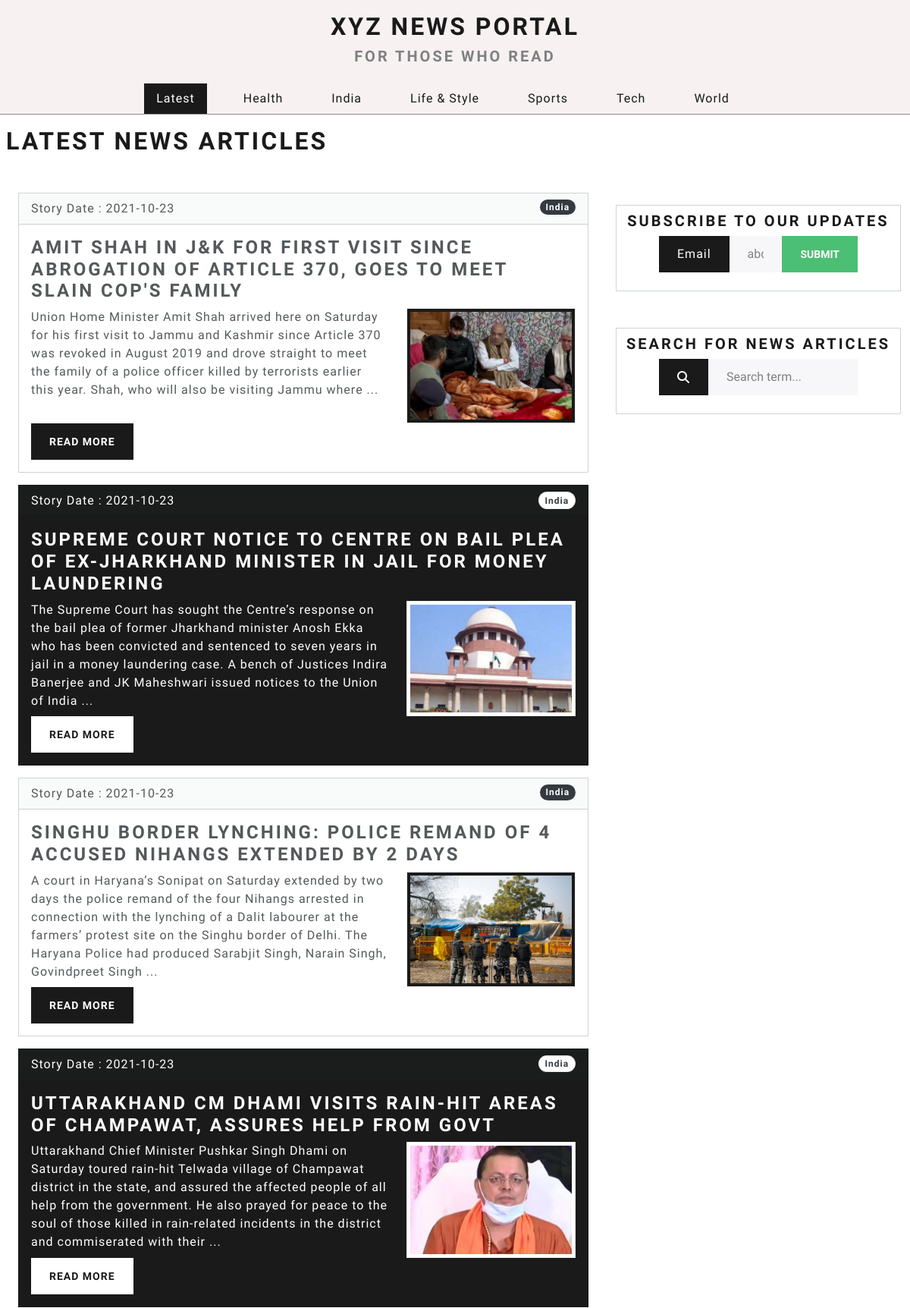
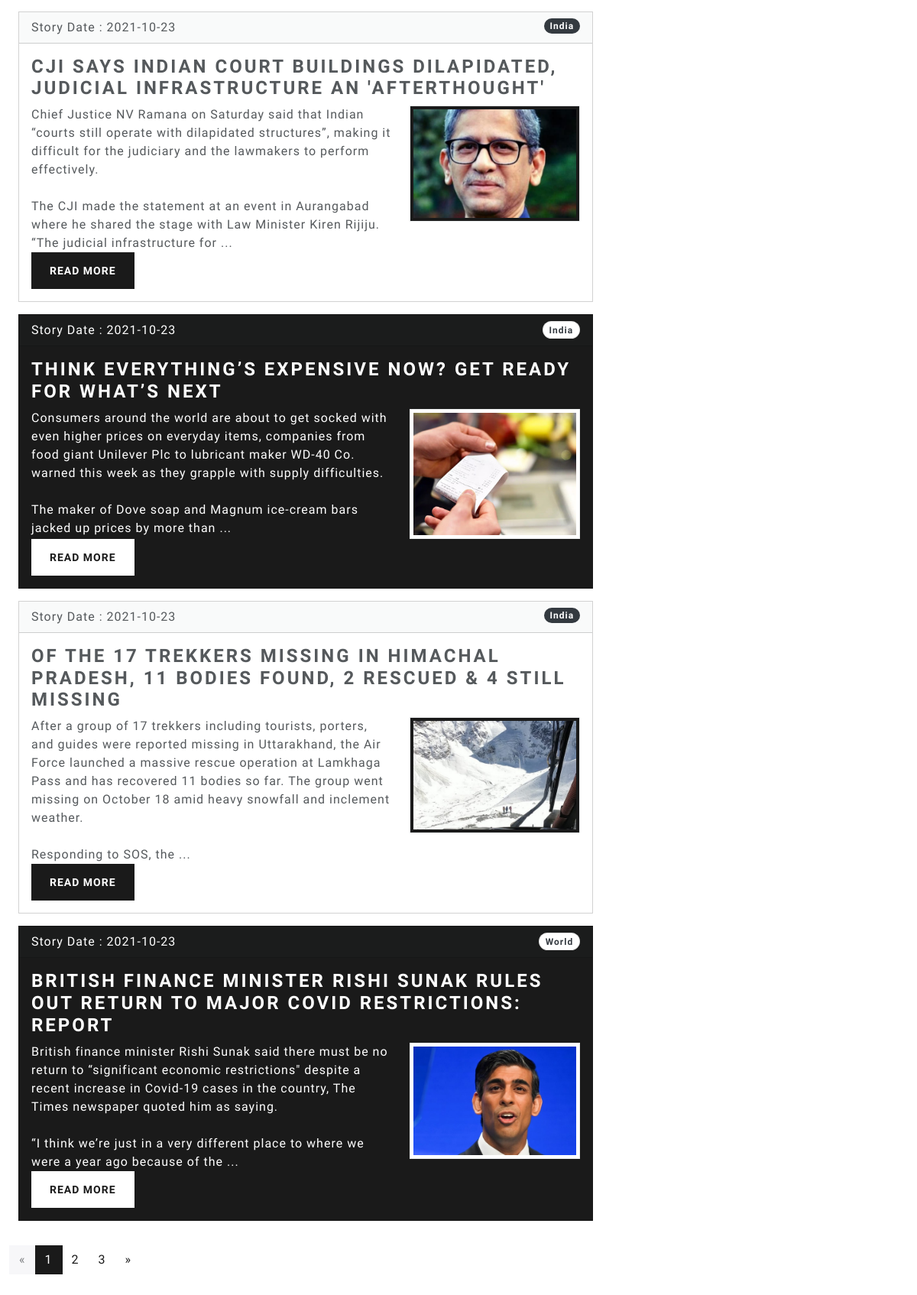
Before: / with the older database file (2 pictures, top to bottom).
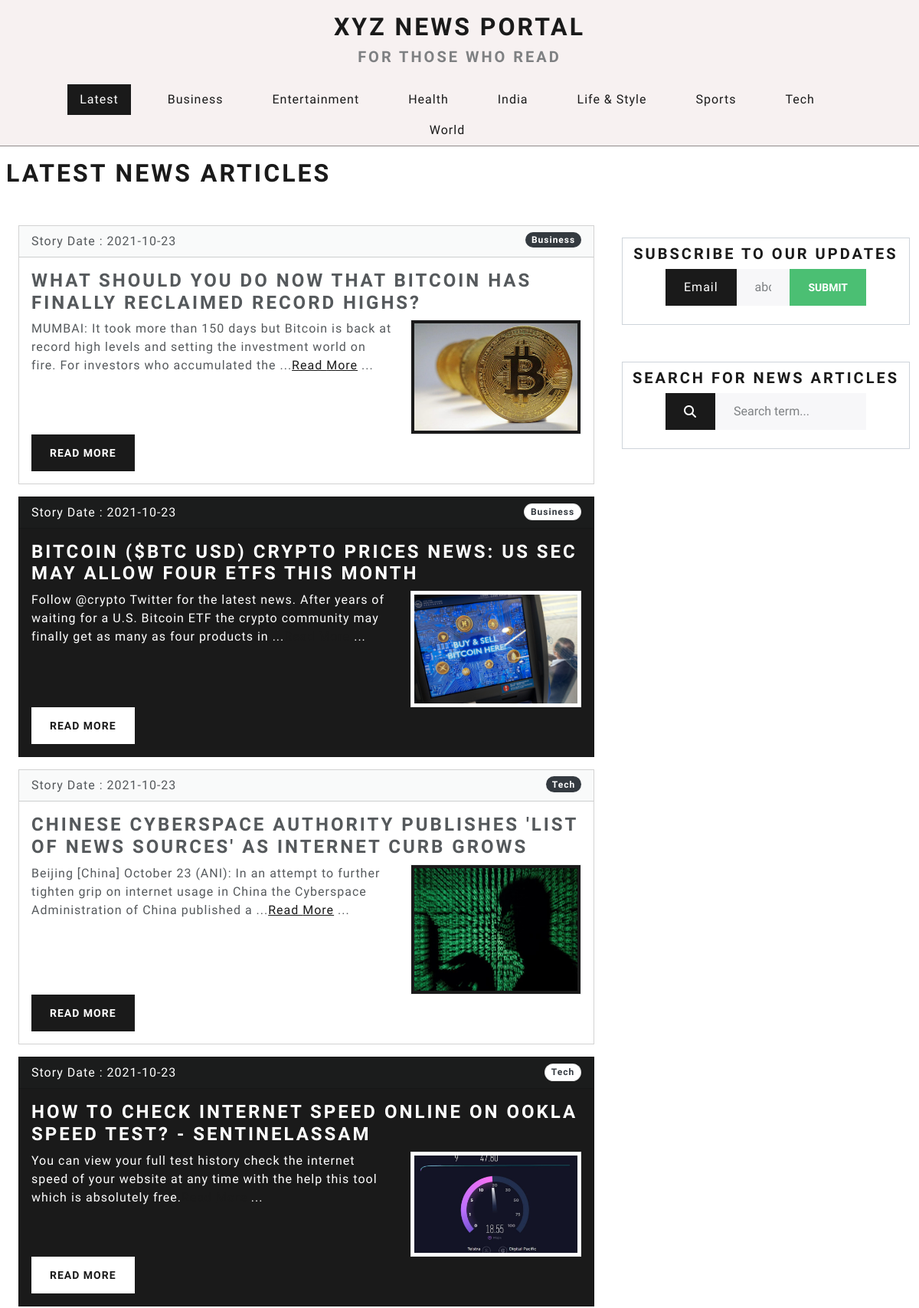
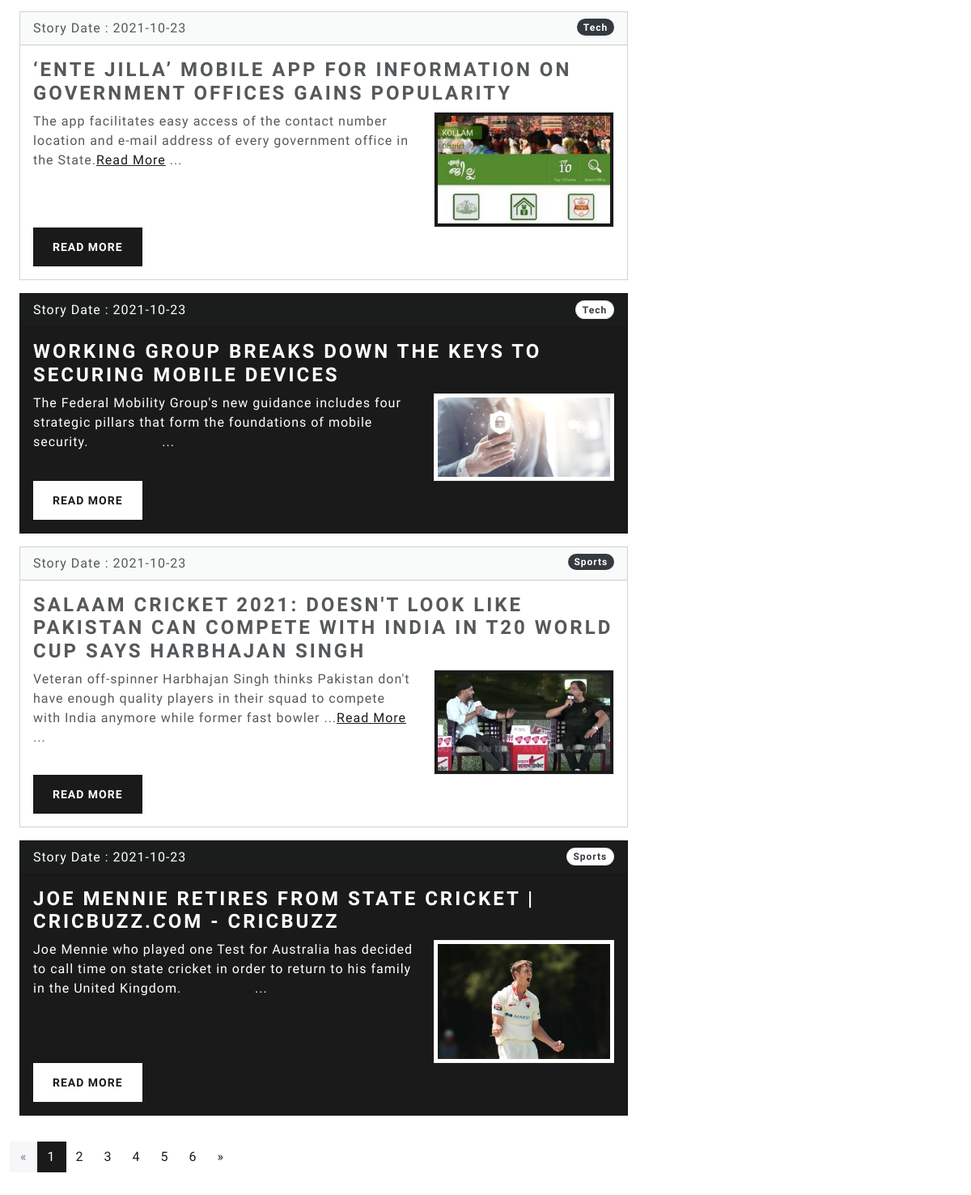
After: the same page with the newer database file (2 pictures, top to bottom).
### tables this page shows
CREATE TABLE `article` (
  `article_id` int(11) NOT NULL,
  `article_title_img` text NOT NULL,
  `article_title` text NOT NULL,
  `article_category` text NOT NULL,
  `article_desc` text NOT NULL,
  `article_visit` int(11) NOT NULL DEFAULT 0,
  `admin_id` int(11) NOT NULL,
  `article_img1` text DEFAULT '',
  `article_img2` text DEFAULT '',
  `article_img3` text DEFAULT '',
  `article_status` int(11) NOT NULL DEFAULT 1,
  `article_date` date NOT NULL DEFAULT current_timestamp()
);

### index.php (the view, shortened to what the changed rows need)
<?php
    require('./config/db.php');
    if (!isset ($_GET['page']) ) {
        $page = 1;
    } else {
        $page = $_GET['page'];
    }
    $posts_per_page = 8;
    $page_first_result = ($page-1) * $posts_per_page;
    $query_allPosts = 'select count(*) from article where article_status = 1';
    $query_paginatedPosts = 'select * from article where article_status = 1 order by article_id desc limit '.$page_first_result.','.$posts_per_page;
    $query_allCategories = "select distinct article_category from article order by article_category";
    $results_all = mysqli_query($conn,$query_allPosts);
    $results_paginated = mysqli_query($conn,$query_paginatedPosts);
    $results_allCategories = mysqli_query($conn,$query_allCategories);
    $num_posts = mysqli_fetch_assoc($results_all);
    $num_pages = ceil($num_posts["count(*)"] / $posts_per_page);
    $posts = mysqli_fetch_all($results_paginated,MYSQLI_ASSOC);
    $allCategories = mysqli_fetch_all($results_allCategories,MYSQLI_ASSOC);
?>
<!DOCTYPE html>
<html lang="en">
<head>
    <link rel="stylesheet" href="css/main.css">
    <link rel="stylesheet" href="https://bootswatch.com/5/lux/bootstrap.css">
</head>
<body>
    <div class="header">
        <div class="container-fluid">
            <a href="index.php" id="banner">
                <div class="text-center py-3">
                    <h1>XYZ News Portal</h1>
                </div>
            </a>
            <div class="container-md">
                <ul class="nav nav-pills justify-content-center">
                    <?php foreach($allCategories as $cat): ?>
                        <li class="nav-item">
                        <a class="nav-link" href="categorizedPosts.php?category=<?php echo str_replace(" & ","_",$cat['article_category']); ?>"><?php echo $cat['article_category']; ?></a>
                        </li>
                    <?php endforeach; ?>
                </ul>
            </div>
        </div>
    </div>
    <div class="main-content container-lg-12 mx-0">
        <h1 class="mx-2 pt-3">Latest News articles</h1>
        <div class="container-lg-12 main-container mx-0">
            <div class="row mx-0 my-3">
                <div class="col-lg-8 my-2">
                    <div class="row my-3 mx-auto">
                        <?php $N = 0;?>
                        <?php foreach($posts as $post) : ?>
                        <?php $N++; ?>
                        <?php if($N % 2 == 0) : ?>
                        <div class="col-lg-12 my-2">
                            <div class="card text-white bg-primary">
                                    <div class="card-header">
                                        Story Date : <?php echo $post['article_date'];?>
                                        <span class="badge rounded-pill bg-light" style="float:right;"><?php echo $post['article_category'];?></span>
                                    </div>
                                    <div class="card-body">
                                        <h3 class="card-title"><?php echo $post['article_title']; ?></h3>
                                        <div class="row">
                                            <?php
                                                $words = explode(" ",$post['article_desc']);
                                            ?>
                                            <div class="col-lg-8 mr-1"><p class="card-text"><?php
                                            for($i=0;$i<50;$i++){
                                                echo $words[$i].' ';
                                            }
                                            echo '...';
                                            ?>
                                            </p></div>
                                            <div class="col-lg-4 ml-1"><div id="card-thumb"><img class="img-thumbnail" src="admin/assets/upload/article/<?php echo $post['article_title_img']?>" alt=""></div></div>
                                        </div>
                                        <div class="btn btn-secondary"><a style="text-decoration:none;" href="post.php?id=<?php echo $post['article_id']; ?>">Read More</a></div>
                                    </div>
                            </div>
                        </div>
                        <?php endif; ?>
                        <?php if($N % 2) : ?>
                        <div class="col-lg-12 my-2">
                            <div class="card bg-secondary">
                                    <div class="card-header">
                                    Story Date : <?php echo $post['article_date'];?>
                                        <span class="badge rounded-pill bg-dark" style="float:right;"><?php echo $post['article_category'];?></span>
                                    </div>
                                    <div class="card-body">
                                        <h3 class="card-title"><?php echo $post['article_title']; ?></h3>
                                        <div class="row">
                                            <?php
                                                $words = explode(" ",$post['article_desc']);
                                            ?>
                                            <div class="col-lg-8 mr-1"><p class="card-text"><?php
                                            for($i=0;$i<50;$i++){
                                                echo $words[$i].' ';
                                            }
                                            echo '...';
                                            ?></p></div>
                                            <div class="col-lg-4 ml-1"><div id="card-thumb"><img class="img-thumbnail bg-primary" src="admin/assets/upload/article/<?php echo $post['article_title_img']?>" alt=""></div></div>
                                        </div>
                                        <div class="btn btn-primary"><a style="text-decoration:none; color:white;" href="post.php?id=<?php echo $post['article_id']; ?>">Read More</a></div>
                                    </div>
                            </div>
                        </div>
                        <?php endif; ?>
                        <?php endforeach; ?>
                    </div>
                </div>
                <div>
                    <ul class="pagination">
                        <?php
                            for($i=1;$i<=$num_pages;$i++){
                                if($i == $page){
                                    echo '<li class="page-item active"><a class="page-link" href="?page='.$i.'">'.$i.'</a></li>';
                                }
                                else{
                                    echo '<li class="page-item"><a class="page-link" href="?page='.$i.'">'.$i.'</a></li>';
                                }
                            }
                        ?>
                    </ul>
                </div>
            </div>
        </div>
    </div>
</body>
</html>

Changed rows visible on the page:
no longer on this page (row edited): article: article_date "2021-10-23", article_category "India", article_title "AMIT SHAH IN J&K FOR FIRST VISIT SINCE ABROGATION OF ARTICLE 370, GOES TO MEET SLAIN COP'S FAMILY", i "Union", i "Home", i "Minister", i "Amit", i "Shah", i "arrived", i "here", i "on", i "Saturday", i "for", i "his", i "first", i "visit", i "to", i "Jammu", i "and", i "Kashmir", i "since", i "Article", i "370", i "was", i "revoked", i "in", i "August", i "2019", i "drove", i "straight", i "meet", i "the", i "family", i "of", i "a", i "police", i "officer", i "killed", i "by", i "terrorists", i "earlier", i "this", i "year.", i "Shah,", i "who", i "will", i "also", i "be", i "visiting", i "where", article_title_img (picture)
no longer on this page (row unchanged): article: article_date "2021-10-23", article_category "India", article_title "SUPREME COURT NOTICE TO CENTRE ON BAIL PLEA OF EX-JHARKHAND MINISTER IN JAIL FOR MONEY LAUNDERING", i "The", i "Supreme", i "Court", i "has", i "sought", i "the", i "Centre’s", i "response", i "on", i "bail", i "plea", i "of", i "former", i "Jharkhand", i "minister", i "Anosh", i "Ekka", i "who", i "been", i "convicted", i "and", i "sentenced", i "to", i "seven", i "years", i "in", i "jail", i "a", i "money", i "laundering", i "case.", i "A", i "bench", i "Justices", i "Indira", i "Banerjee", i "JK", i "Maheshwari", i "issued", i "notices", i "Union", i "India", article_title_img (picture)
no longer on this page (row edited): article: article_date "2021-10-23", article_category "India", article_title "SINGHU BORDER LYNCHING: POLICE REMAND OF 4 ACCUSED NIHANGS EXTENDED BY 2 DAYS", i "A", i "court", i "in", i "Haryana’s", i "Sonipat", i "on", i "Saturday", i "extended", i "by", i "two", i "days", i "the", i "police", i "remand", i "of", i "four", i "Nihangs", i "arrested", i "connection", i "with", i "lynching", i "a", i "Dalit", i "labourer", i "at", i "farmers’", i "protest", i "site", i "Singhu", i "border", i "Delhi.", i "The", i "Haryana", i "Police", i "had", i "produced", i "Sarabjit", i "Singh,", i "Narain", i "Govindpreet", i "Singh", article_title_img (picture)
no longer on this page (row unchanged): article: article_date "2021-10-23", article_category "India", article_title "UTTARAKHAND CM DHAMI VISITS RAIN-HIT AREAS OF CHAMPAWAT, ASSURES HELP FROM GOVT", i "Uttarakhand", i "Chief", i "Minister", i "Pushkar", i "Singh", i "Dhami", i "on", i "Saturday", i "toured", i "rain-hit", i "Telwada", i "village", i "of", i "Champawat", i "district", i "in", i "the", i "state,", i "and", i "assured", i "affected", i "people", i "all", i "help", i "from", i "government.", i "He", i "also", i "prayed", i "for", i "peace", i "to", i "soul", i "those", i "killed", i "rain-related", i "incidents", i "commiserated", i "with", i "their", article_title_img (picture)
no longer on this page (row unchanged): article: article_date "2021-10-23", article_category "India", article_title "CJI SAYS INDIAN COURT BUILDINGS DILAPIDATED, JUDICIAL INFRASTRUCTURE AN 'AFTERTHOUGHT'", i "Chief", i "Justice", i "NV", i "Ramana", i "on", i "Saturday", i "said", i "that", i "Indian", i "“courts", i "still", i "operate", i "with", i "dilapidated", i "structures”,", i "making", i "it", i "difficult", i "for", i "the", i "judiciary", i "and", i "lawmakers", i "to", i "perform", i "effectively. The", i "CJI", i "made", i "statement", i "at", i "an", i "event", i "in", i "Aurangabad", i "where", i "he", i "shared", i "stage", i "Law", i "Minister", i "Kiren", i "Rijiju.", i "“The", i "judicial", i "infrastructure", article_title_img (picture)
no longer on this page (row edited): article: article_date "2021-10-23", article_category "India", article_title "THINK EVERYTHING’S EXPENSIVE NOW? GET READY FOR WHAT’S NEXT", i "Consumers", i "around", i "the", i "world", i "are", i "about", i "to", i "get", i "socked", i "with", i "even", i "higher", i "prices", i "on", i "everyday", i "items,", i "companies", i "from", i "food", i "giant", i "Unilever", i "Plc", i "lubricant", i "maker", i "WD-40", i "Co.", i "warned", i "this", i "week", i "as", i "they", i "grapple", i "supply", i "difficulties. The", i "of", i "Dove", i "soap", i "and", i "Magnum", i "ice-cream", i "bars", i "jacked", i "up", i "by", i "more", i "than", article_title_img (picture)
no longer on this page (row edited): article: article_date "2021-10-23", article_category "India", article_title "OF THE 17 TREKKERS MISSING IN HIMACHAL PRADESH, 11 BODIES FOUND, 2 RESCUED & 4 STILL MISSING", i "After", i "a", i "group", i "of", i "17", i "trekkers", i "including", i "tourists,", i "porters,", i "and", i "guides", i "were", i "reported", i "missing", i "in", i "Uttarakhand,", i "the", i "Air", i "Force", i "launched", i "massive", i "rescue", i "operation", i "at", i "Lamkhaga", i "Pass", i "has", i "recovered", i "11", i "bodies", i "so", i "far.", i "The", i "went", i "on", i "October", i "18", i "amid", i "heavy", i "snowfall", i "inclement", i "weather. Responding", i "to", i "SOS,", article_title_img (picture)
no longer on this page (row unchanged): article: article_date "2021-10-23", article_category "World", article_title "BRITISH FINANCE MINISTER RISHI SUNAK RULES OUT RETURN TO MAJOR COVID RESTRICTIONS: REPORT", i "British", i "finance", i "minister", i "Rishi", i "Sunak", i "said", i "there", i "must", i "be", i "no", i "return", i "to", i "“significant", i "economic", i "restrictions\"", i "despite", i "a", i "recent", i "increase", i "in", i "Covid-19", i "cases", i "the", i "country,", i "The", i "Times", i "newspaper", i "quoted", i "him", i "as", i "saying. “I", i "think", i "we’re", i "just", i "very", i "different", i "place", i "where", i "we", i "were", i "year", i "ago", i "because", i "of", article_title_img (picture)
added article: article_date "2021-10-23", article_category "Business", article_title "WHAT SHOULD YOU DO NOW THAT BITCOIN HAS FINALLY RECLAIMED RECORD HIGHS?", i "MUMBAI:", i "It", i "took", i "more", i "than", i "150", i "days", i "but", i "Bitcoin", i "is", i "back", i "at", i "record", i "high", i "levels", i "and", i "setting", i "the", i "investment", i "world", i "on", i "fire.", i "For", i "investors", i "who", i "accumulated", i "...", i "Read", i "More", article_title_img (picture)
added article: article_date "2021-10-23", article_category "Business", article_title "BITCOIN ($BTC USD) CRYPTO PRICES NEWS: US SEC MAY ALLOW FOUR ETFS THIS MONTH", i "Follow", i "@crypto", i "Twitter", i "for", i "the", i "latest", i "news.", i "After", i "years", i "of", i "waiting", i "a", i "U.S.", i "Bitcoin", i "ETF", i "crypto", i "community", i "may", i "finally", i "get", i "as", i "many", i "four", i "products", i "in", i "...", article_title_img (picture)
added article: article_date "2021-10-23", article_category "Tech", article_title "CHINESE CYBERSPACE AUTHORITY PUBLISHES 'LIST OF NEWS SOURCES' AS INTERNET CURB GROWS", article_desc "Beijing", article_desc "[China]", article_desc "October", article_desc "23", article_desc "(ANI):", article_desc "In", article_desc "an", article_desc "attempt", article_desc "to", article_desc "further", article_desc "tighten", article_desc "grip", article_desc "on", article_desc "internet", article_desc "usage", article_desc "in", article_desc "China", article_desc "the", article_desc "Cyberspace", article_desc "Administration", article_desc "of", article_desc "published", article_desc "a", article_desc "...", article_desc "Read", article_desc "More", article_title_img (picture)
added article: article_date "2021-10-23", article_category "Tech", article_title "HOW TO CHECK INTERNET SPEED ONLINE ON OOKLA SPEED TEST? - SENTINELASSAM", article_desc "You", article_desc "can", article_desc "view", article_desc "your", article_desc "full", article_desc "test", article_desc "history", article_desc "check", article_desc "the", article_desc "internet", article_desc "speed", article_desc "of", article_desc "website", article_desc "at", article_desc "any", article_desc "time", article_desc "with", article_desc "help", article_desc "this", article_desc "tool", article_desc "which", article_desc "is", article_desc "absolutely", article_desc "free.", article_title_img (picture)
added article: article_date "2021-10-23", article_category "Tech", article_title "‘ENTE JILLA’ MOBILE APP FOR INFORMATION ON GOVERNMENT OFFICES GAINS POPULARITY", article_desc "The", article_desc "app", article_desc "facilitates", article_desc "easy", article_desc "access", article_desc "of", article_desc "the", article_desc "contact", article_desc "number", article_desc "location", article_desc "and", article_desc "e-mail", article_desc "address", article_desc "every", article_desc "government", article_desc "office", article_desc "in", article_desc "State.", article_desc "Read", article_desc "More", article_title_img (picture)
added article: article_date "2021-10-23", article_category "Tech", article_title "WORKING GROUP BREAKS DOWN THE KEYS TO SECURING MOBILE DEVICES", article_desc "The", article_desc "Federal", article_desc "Mobility", article_desc "Group's", article_desc "new", article_desc "guidance", article_desc "includes", article_desc "four", article_desc "strategic", article_desc "pillars", article_desc "that", article_desc "form", article_desc "the", article_desc "foundations", article_desc "of", article_desc "mobile", article_desc "security.", article_title_img (picture)
added article: article_date "2021-10-23", article_category "Sports", article_title "SALAAM CRICKET 2021: DOESN'T LOOK LIKE PAKISTAN CAN COMPETE WITH INDIA IN T20 WORLD CUP SAYS HARBHAJAN SINGH", article_desc "Veteran", article_desc "off-spinner", article_desc "Harbhajan", article_desc "Singh", article_desc "thinks", article_desc "Pakistan", article_desc "don't", article_desc "have", article_desc "enough", article_desc "quality", article_desc "players", article_desc "in", article_desc "their", article_desc "squad", article_desc "to", article_desc "compete", article_desc "with", article_desc "India", article_desc "anymore", article_desc "while", article_desc "former", article_desc "fast", article_desc "bowler", article_desc "...", article_desc "Read", article_desc "More", article_title_img (picture)
added article: article_date "2021-10-23", article_category "Sports", article_title "JOE MENNIE RETIRES FROM STATE CRICKET | CRICBUZZ.COM - CRICBUZZ", i "Joe", i "Mennie", i "who", i "played", i "one", i "Test", i "for", i "Australia", i "has", i "decided", i "to", i "call", i "time", i "on", i "state", i "cricket", i "in", i "order", i "return", i "his", i "family", i "the", i "United", i "Kingdom.", article_title_img (picture)
Other visible differences:
new list line: "Business"
new list line: "Entertainment"
new list line: "4"
new list line: "5"
new list line: "6"
